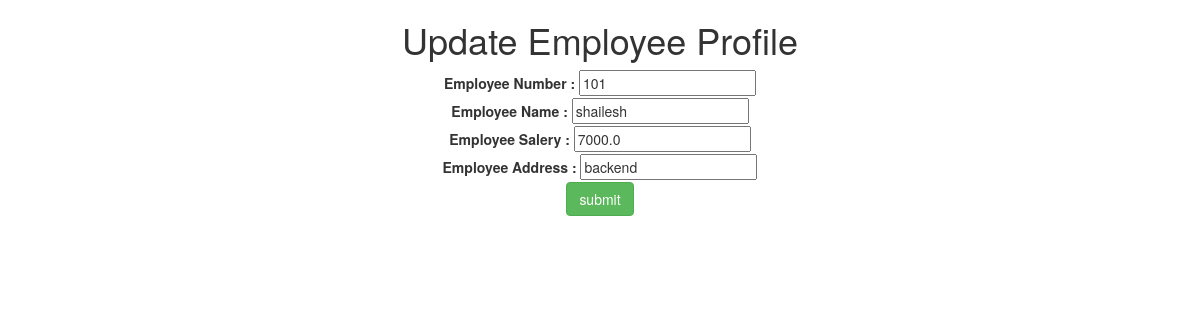
The app's page /update/1/ with its own data.
### empdetails/models.py (models this page shows)
class Employee(models.Model):
    eno=models.IntegerField()
    ename=models.CharField(max_length=50)
    esal=models.FloatField()
    eaddr=models.CharField(max_length=50)

### empdetails/views.py (the view)
# urls.py: path('update/<id>/',views.update_view),
def update_view(request,id):
    emp=Employee.objects.get(id=id)
    if request.method=='POST':
        form=EmployeeForm(request.POST,instance=emp)
        form.save()
        return redirect('/')
    return render(request,'empdetails/update.html',{'emp':emp})

### templates/empdetails/update.html (shortened to what this page needs)
<!DOCTYPE html>
{% extends 'empdetails/base.html' %}
{% block body_block %}
    <div align='center'>
    <h1>Update Employee Profile</h1>
    <form method='POST'>
        <label>Employee Number :</label>
        <input type="text" value="{{emp.eno}}" name="eno"><br>
        <label>Employee Name :</label>
        <input type="text" value="{{emp.ename}}" name="ename"><br>
        <label>Employee Salery :</label>
        <input type="text" value="{{emp.esal}}" name="esal"><br>
        <label>Employee Address :</label>
        <input type="text" value="{{emp.eaddr}}" name="eaddr"><br>
        <input type="submit" value="submit" class="btn btn-success">
    </form>
    </div>
{% endblock body_block%}

### records on screen
Employee: eno "101", ename "shailesh", esal "7000.0", eaddr "backend"
